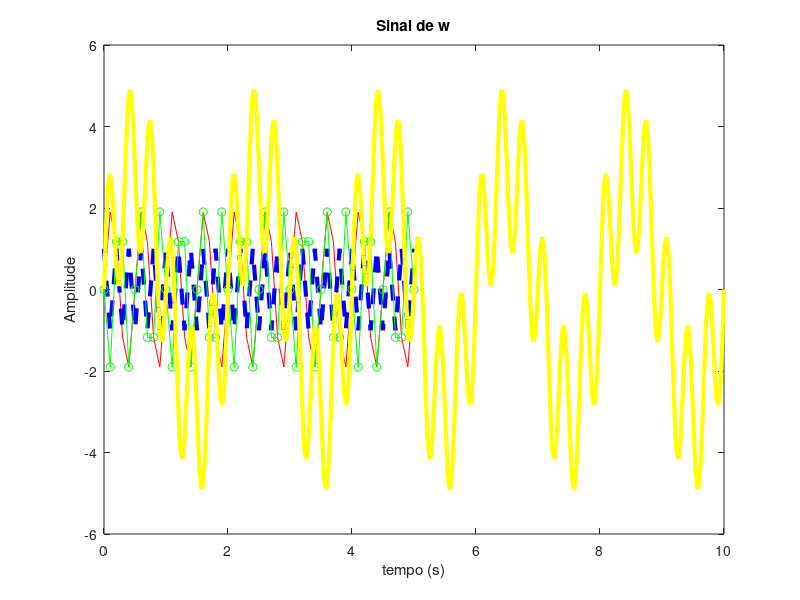

MATLAB code for this plot:
tempo_x = 0:0.1:5;
tempo_y = 0:0.1:5;
tempo_w = 0:0.01:10;

x = 2*sin(4*pi * tempo_x);
y = cos(10*pi * tempo_y);
z = x .* y;
w = 3*sin(pi*tempo_w) + 2*sin(6*pi*tempo_w);

% figure(1)
% subplot(3, 2, 1)
plot(tempo_x, x, 'r-')
hold on
title("Sinal de x")
xlabel("time (s)")
ylabel("Amplitude")
grid

% subplot(3, 2, 2)
plot(tempo_x, y, 'b--', 'LineWidth', 3)
hold on
title("Sinal de y")
xlabel("time (s)")
ylabel("Ampltude")
grid

% subplot(3, 2, 3)
plot(tempo_x, z, 'g-o')
hold on
title("Sinal de z")
xlabel("time(s)")
ylabel("Amplitude")
grid

% subplot(3, 2, 4)
plot(tempo_w, w, 'y-', 'LineWidth', 3)
hold off
title("Sinal de w")
xlabel("tempo (s)")
ylabel("Amplitude")
grid